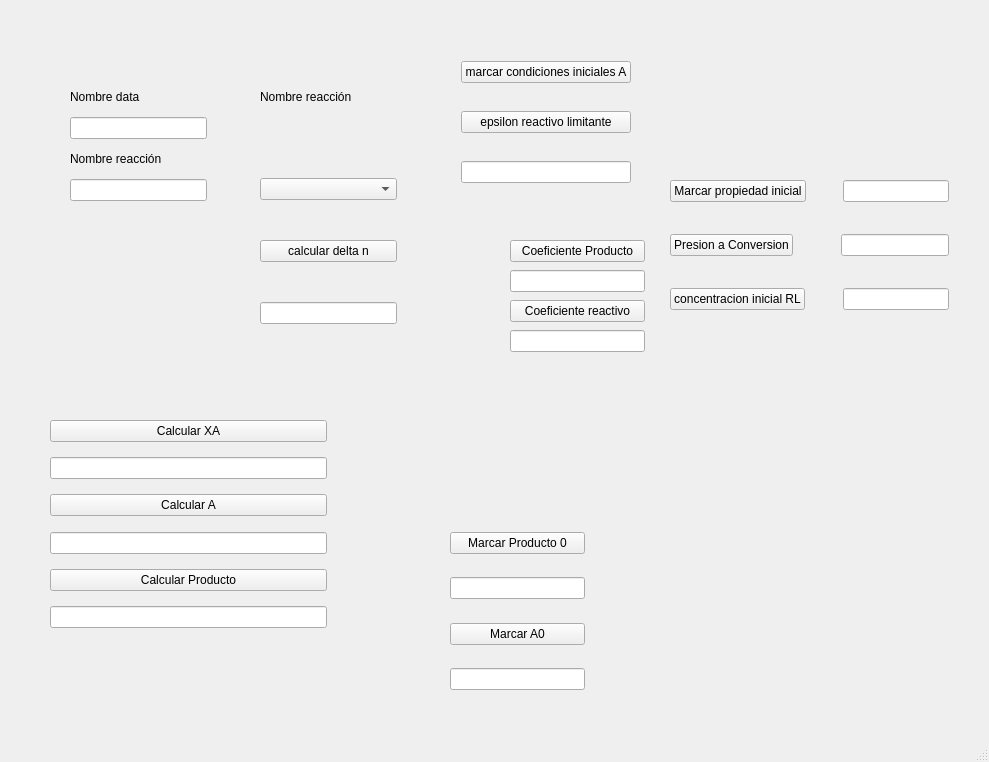
<?xml version="1.0" encoding="UTF-8"?>
<ui version="4.0">
 <class>MainWindow</class>
 <widget class="QMainWindow" name="MainWindow">
  <property name="geometry">
   <rect>
    <x>0</x>
    <y>0</y>
    <width>989</width>
    <height>762</height>
   </rect>
  </property>
  <property name="windowTitle">
   <string>MainWindow</string>
  </property>
  <widget class="QWidget" name="centralwidget">
   <widget class="QWidget" name="layoutWidget">
    <property name="geometry">
     <rect>
      <x>70</x>
      <y>90</y>
      <width>137</width>
      <height>111</height>
     </rect>
    </property>
    <layout class="QVBoxLayout" name="verticalLayout_3">
     <property name="spacing">
      <number>0</number>
     </property>
     <item>
      <layout class="QVBoxLayout" name="verticalLayout_2">
       <property name="spacing">
        <number>0</number>
       </property>
       <item>
        <widget class="QLabel" name="label_21">
         <property name="text">
          <string>Nombre data</string>
         </property>
        </widget>
       </item>
       <item>
        <spacer name="verticalSpacer">
         <property name="orientation">
          <enum>Qt::Vertical</enum>
         </property>
         <property name="sizeHint" stdset="0">
          <size>
           <width>20</width>
           <height>40</height>
          </size>
         </property>
        </spacer>
       </item>
       <item>
        <widget class="QLineEdit" name="nombre_data_general_edit">
         <property name="text">
          <string/>
         </property>
        </widget>
       </item>
      </layout>
     </item>
     <item>
      <spacer name="verticalSpacer_3">
       <property name="orientation">
        <enum>Qt::Vertical</enum>
       </property>
       <property name="sizeHint" stdset="0">
        <size>
         <width>20</width>
         <height>40</height>
        </size>
       </property>
      </spacer>
     </item>
     <item>
      <layout class="QVBoxLayout" name="verticalLayout">
       <property name="spacing">
        <number>0</number>
       </property>
       <item>
        <widget class="QLabel" name="label_33">
         <property name="text">
          <string>Nombre reacción</string>
         </property>
        </widget>
       </item>
       <item>
        <spacer name="verticalSpacer_2">
         <property name="orientation">
          <enum>Qt::Vertical</enum>
         </property>
         <property name="sizeHint" stdset="0">
          <size>
           <width>20</width>
           <height>40</height>
          </size>
         </property>
        </spacer>
       </item>
       <item>
        <widget class="QLineEdit" name="nombre_reaccion_general_edit"/>
       </item>
      </layout>
     </item>
    </layout>
   </widget>
   <widget class="QWidget" name="layoutWidget">
    <property name="geometry">
     <rect>
      <x>260</x>
      <y>90</y>
      <width>137</width>
      <height>234</height>
     </rect>
    </property>
    <layout class="QVBoxLayout" name="verticalLayout_6">
     <property name="spacing">
      <number>0</number>
     </property>
     <item>
      <layout class="QVBoxLayout" name="verticalLayout_4">
       <item>
        <widget class="QLabel" name="label_31">
         <property name="text">
          <string>Nombre reacción</string>
         </property>
        </widget>
       </item>
       <item>
        <spacer name="verticalSpacer_6">
         <property name="orientation">
          <enum>Qt::Vertical</enum>
         </property>
         <property name="sizeHint" stdset="0">
          <size>
           <width>20</width>
           <height>40</height>
          </size>
         </property>
        </spacer>
       </item>
       <item>
        <widget class="QComboBox" name="nombre_reaccion_rq_box"/>
       </item>
      </layout>
     </item>
     <item>
      <layout class="QVBoxLayout" name="verticalLayout_5">
       <property name="spacing">
        <number>0</number>
       </property>
       <item>
        <spacer name="verticalSpacer_4">
         <property name="orientation">
          <enum>Qt::Vertical</enum>
         </property>
         <property name="sizeHint" stdset="0">
          <size>
           <width>20</width>
           <height>40</height>
          </size>
         </property>
        </spacer>
       </item>
       <item>
        <widget class="QPushButton" name="delta_n_btn">
         <property name="text">
          <string>calcular delta n</string>
         </property>
        </widget>
       </item>
       <item>
        <spacer name="verticalSpacer_5">
         <property name="orientation">
          <enum>Qt::Vertical</enum>
         </property>
         <property name="sizeHint" stdset="0">
          <size>
           <width>20</width>
           <height>40</height>
          </size>
         </property>
        </spacer>
       </item>
       <item>
        <widget class="QLineEdit" name="delta_n_edit"/>
       </item>
      </layout>
     </item>
    </layout>
   </widget>
   <widget class="QWidget" name="layoutWidget">
    <property name="geometry">
     <rect>
      <x>50</x>
      <y>420</y>
      <width>277</width>
      <height>208</height>
     </rect>
    </property>
    <layout class="QVBoxLayout" name="verticalLayout_9">
     <property name="spacing">
      <number>0</number>
     </property>
     <item>
      <widget class="QPushButton" name="calcular_xa">
       <property name="text">
        <string>Calcular XA</string>
       </property>
      </widget>
     </item>
     <item>
      <spacer name="verticalSpacer_13">
       <property name="orientation">
        <enum>Qt::Vertical</enum>
       </property>
       <property name="sizeHint" stdset="0">
        <size>
         <width>20</width>
         <height>40</height>
        </size>
       </property>
      </spacer>
     </item>
     <item>
      <widget class="QLineEdit" name="conversion_reactivo_limitante_dc_edit_2"/>
     </item>
     <item>
      <spacer name="verticalSpacer_17">
       <property name="orientation">
        <enum>Qt::Vertical</enum>
       </property>
       <property name="sizeHint" stdset="0">
        <size>
         <width>20</width>
         <height>40</height>
        </size>
       </property>
      </spacer>
     </item>
     <item>
      <spacer name="verticalSpacer_9">
       <property name="orientation">
        <enum>Qt::Vertical</enum>
       </property>
       <property name="sizeHint" stdset="0">
        <size>
         <width>275</width>
         <height>13</height>
        </size>
       </property>
      </spacer>
     </item>
     <item>
      <widget class="QPushButton" name="calcular_a">
       <property name="text">
        <string>Calcular A</string>
       </property>
      </widget>
     </item>
     <item>
      <spacer name="verticalSpacer_14">
       <property name="orientation">
        <enum>Qt::Vertical</enum>
       </property>
       <property name="sizeHint" stdset="0">
        <size>
         <width>20</width>
         <height>40</height>
        </size>
       </property>
      </spacer>
     </item>
     <item>
      <widget class="QLineEdit" name="concentracion_reactivo_limitante_calculo"/>
     </item>
     <item>
      <spacer name="verticalSpacer_16">
       <property name="orientation">
        <enum>Qt::Vertical</enum>
       </property>
       <property name="sizeHint" stdset="0">
        <size>
         <width>20</width>
         <height>40</height>
        </size>
       </property>
      </spacer>
     </item>
     <item>
      <spacer name="verticalSpacer_10">
       <property name="orientation">
        <enum>Qt::Vertical</enum>
       </property>
       <property name="sizeHint" stdset="0">
        <size>
         <width>275</width>
         <height>13</height>
        </size>
       </property>
      </spacer>
     </item>
     <item>
      <widget class="QPushButton" name="calcular_producto">
       <property name="text">
        <string>Calcular Producto</string>
       </property>
      </widget>
     </item>
     <item>
      <spacer name="verticalSpacer_15">
       <property name="orientation">
        <enum>Qt::Vertical</enum>
       </property>
       <property name="sizeHint" stdset="0">
        <size>
         <width>20</width>
         <height>40</height>
        </size>
       </property>
      </spacer>
     </item>
     <item>
      <widget class="QLineEdit" name="concentracion_producto_calculo_edit"/>
     </item>
    </layout>
   </widget>
   <widget class="QWidget" name="layoutWidget">
    <property name="geometry">
     <rect>
      <x>510</x>
      <y>240</y>
      <width>135</width>
      <height>112</height>
     </rect>
    </property>
    <layout class="QVBoxLayout" name="verticalLayout_10">
     <property name="spacing">
      <number>0</number>
     </property>
     <item>
      <widget class="QPushButton" name="marcar_coeficiente_producto_btn">
       <property name="text">
        <string>Coeficiente Producto</string>
       </property>
      </widget>
     </item>
     <item>
      <spacer name="verticalSpacer_11">
       <property name="orientation">
        <enum>Qt::Vertical</enum>
       </property>
       <property name="sizeHint" stdset="0">
        <size>
         <width>20</width>
         <height>40</height>
        </size>
       </property>
      </spacer>
     </item>
     <item>
      <widget class="QLineEdit" name="coeficiente_estequiometrico_producto_edit"/>
     </item>
     <item>
      <spacer name="verticalSpacer_18">
       <property name="orientation">
        <enum>Qt::Vertical</enum>
       </property>
       <property name="sizeHint" stdset="0">
        <size>
         <width>20</width>
         <height>40</height>
        </size>
       </property>
      </spacer>
     </item>
     <item>
      <widget class="QPushButton" name="marcar_coeficiente_reactivo_btn">
       <property name="text">
        <string>Coeficiente reactivo</string>
       </property>
      </widget>
     </item>
     <item>
      <spacer name="verticalSpacer_19">
       <property name="orientation">
        <enum>Qt::Vertical</enum>
       </property>
       <property name="sizeHint" stdset="0">
        <size>
         <width>20</width>
         <height>40</height>
        </size>
       </property>
      </spacer>
     </item>
     <item>
      <widget class="QLineEdit" name="coeficiente_estequiometrico_reactivo_edit"/>
     </item>
    </layout>
   </widget>
   <widget class="QWidget" name="layoutWidget">
    <property name="geometry">
     <rect>
      <x>461</x>
      <y>61</y>
      <width>170</width>
      <height>122</height>
     </rect>
    </property>
    <layout class="QVBoxLayout" name="verticalLayout_7">
     <property name="spacing">
      <number>0</number>
     </property>
     <item>
      <widget class="QPushButton" name="marcar_ci_btn">
       <property name="text">
        <string>marcar condiciones iniciales A</string>
       </property>
      </widget>
     </item>
     <item>
      <spacer name="verticalSpacer_7">
       <property name="orientation">
        <enum>Qt::Vertical</enum>
       </property>
       <property name="sizeHint" stdset="0">
        <size>
         <width>165</width>
         <height>13</height>
        </size>
       </property>
      </spacer>
     </item>
     <item>
      <widget class="QPushButton" name="epsilon_a_btn">
       <property name="text">
        <string>epsilon reactivo limitante</string>
       </property>
      </widget>
     </item>
     <item>
      <spacer name="verticalSpacer_8">
       <property name="orientation">
        <enum>Qt::Vertical</enum>
       </property>
       <property name="sizeHint" stdset="0">
        <size>
         <width>163</width>
         <height>13</height>
        </size>
       </property>
      </spacer>
     </item>
     <item>
      <widget class="QLineEdit" name="epsilon_reactivo_limitante_calculo"/>
     </item>
    </layout>
   </widget>
   <widget class="QWidget" name="layoutWidget">
    <property name="geometry">
     <rect>
      <x>450</x>
      <y>532</y>
      <width>135</width>
      <height>158</height>
     </rect>
    </property>
    <layout class="QVBoxLayout" name="verticalLayout_8">
     <property name="spacing">
      <number>0</number>
     </property>
     <item>
      <widget class="QPushButton" name="marcar_producto0_btn">
       <property name="text">
        <string>Marcar Producto 0</string>
       </property>
      </widget>
     </item>
     <item>
      <spacer name="verticalSpacer_20">
       <property name="orientation">
        <enum>Qt::Vertical</enum>
       </property>
       <property name="sizeHint" stdset="0">
        <size>
         <width>20</width>
         <height>40</height>
        </size>
       </property>
      </spacer>
     </item>
     <item>
      <widget class="QLineEdit" name="concentracion_producto_edit"/>
     </item>
     <item>
      <spacer name="verticalSpacer_12">
       <property name="orientation">
        <enum>Qt::Vertical</enum>
       </property>
       <property name="sizeHint" stdset="0">
        <size>
         <width>20</width>
         <height>40</height>
        </size>
       </property>
      </spacer>
     </item>
     <item>
      <widget class="QPushButton" name="marcar_a0_btn">
       <property name="text">
        <string>Marcar A0</string>
       </property>
      </widget>
     </item>
     <item>
      <spacer name="verticalSpacer_21">
       <property name="orientation">
        <enum>Qt::Vertical</enum>
       </property>
       <property name="sizeHint" stdset="0">
        <size>
         <width>20</width>
         <height>40</height>
        </size>
       </property>
      </spacer>
     </item>
     <item>
      <widget class="QLineEdit" name="concentracion_reactivo_limitante_edit"/>
     </item>
    </layout>
   </widget>
   <widget class="QWidget" name="">
    <property name="geometry">
     <rect>
      <x>670</x>
      <y>180</y>
      <width>279</width>
      <height>130</height>
     </rect>
    </property>
    <layout class="QVBoxLayout" name="verticalLayout_11">
     <property name="spacing">
      <number>0</number>
     </property>
     <item>
      <layout class="QHBoxLayout" name="horizontalLayout">
       <item>
        <widget class="QPushButton" name="marcar_propiedad_inicial_btn">
         <property name="text">
          <string>Marcar propiedad inicial</string>
         </property>
        </widget>
       </item>
       <item>
        <spacer name="horizontalSpacer">
         <property name="orientation">
          <enum>Qt::Horizontal</enum>
         </property>
         <property name="sizeHint" stdset="0">
          <size>
           <width>40</width>
           <height>20</height>
          </size>
         </property>
        </spacer>
       </item>
       <item>
        <widget class="QLineEdit" name="otra_propiedad_inicial_edit"/>
       </item>
      </layout>
     </item>
     <item>
      <spacer name="verticalSpacer_22">
       <property name="orientation">
        <enum>Qt::Vertical</enum>
       </property>
       <property name="sizeHint" stdset="0">
        <size>
         <width>133</width>
         <height>13</height>
        </size>
       </property>
      </spacer>
     </item>
     <item>
      <layout class="QHBoxLayout" name="horizontalLayout_2">
       <item>
        <widget class="QPushButton" name="conversion_gas_epsilon_a">
         <property name="text">
          <string>Presion a Conversion</string>
         </property>
        </widget>
       </item>
       <item>
        <spacer name="horizontalSpacer_2">
         <property name="orientation">
          <enum>Qt::Horizontal</enum>
         </property>
         <property name="sizeHint" stdset="0">
          <size>
           <width>40</width>
           <height>20</height>
          </size>
         </property>
        </spacer>
       </item>
       <item>
        <widget class="QLineEdit" name="conversion_reactivo_limitante_dc_edit_3"/>
       </item>
      </layout>
     </item>
     <item>
      <spacer name="verticalSpacer_23">
       <property name="orientation">
        <enum>Qt::Vertical</enum>
       </property>
       <property name="sizeHint" stdset="0">
        <size>
         <width>133</width>
         <height>13</height>
        </size>
       </property>
      </spacer>
     </item>
     <item>
      <layout class="QHBoxLayout" name="horizontalLayout_3">
       <item>
        <widget class="QPushButton" name="concentracion_irl_btn">
         <property name="text">
          <string>concentracion inicial RL</string>
         </property>
        </widget>
       </item>
       <item>
        <spacer name="horizontalSpacer_3">
         <property name="orientation">
          <enum>Qt::Horizontal</enum>
         </property>
         <property name="sizeHint" stdset="0">
          <size>
           <width>40</width>
           <height>20</height>
          </size>
         </property>
        </spacer>
       </item>
       <item>
        <widget class="QLineEdit" name="concentracion_reactivo_limitante_calculo_2"/>
       </item>
      </layout>
     </item>
    </layout>
   </widget>
  </widget>
  <widget class="QMenuBar" name="menubar">
   <property name="geometry">
    <rect>
     <x>0</x>
     <y>0</y>
     <width>989</width>
     <height>22</height>
    </rect>
   </property>
  </widget>
  <widget class="QStatusBar" name="statusbar"/>
 </widget>
 <resources/>
 <connections/>
</ui>
